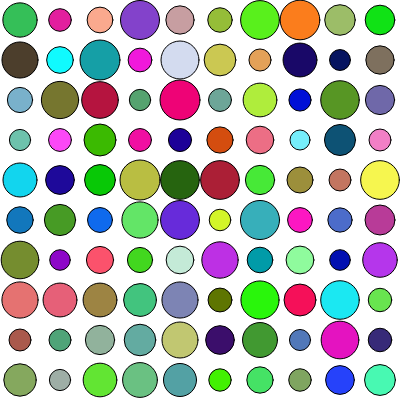
Frame 1 (no input)
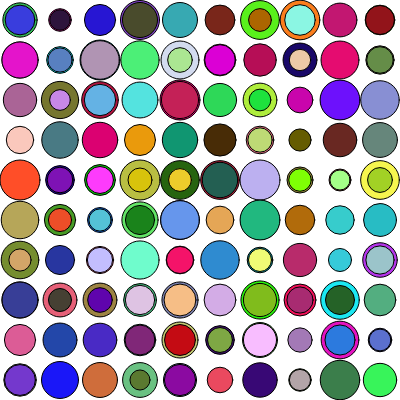
Frame 2 (the mouse pressed at the canvas centre, redrawn once)

The p5.js sketch that drew these frames (run headless with seeded random() and noise() and a simulated clock; the mouse was pressed at the canvas centre and the sketch redrawn once):

// p5.js sketch
// ── sketch.js
function setup() {
  createCanvas(400, 400);
  background(255);
  noLoop(); // Ensures the draw function only runs once
}

function draw() {
  let cols = 10; // Number of columns
  let rows = 10; // Number of rows
  let maxDiameter = width / cols; // Maximum diameter of each circle

  for (let i = 0; i < cols; i++) {
    for (let j = 0; j < rows; j++) {
      let x = i * maxDiameter + maxDiameter / 2;
      let y = j * maxDiameter + maxDiameter / 2;
      let diameter = random(maxDiameter / 2, maxDiameter); // Random diameter
      let r = random(255); // Random red value
      let g = random(255); // Random green value
      let b = random(255); // Random blue value
      fill(r, g, b);
      ellipse(x, y, diameter, diameter);
    }
  }
}
